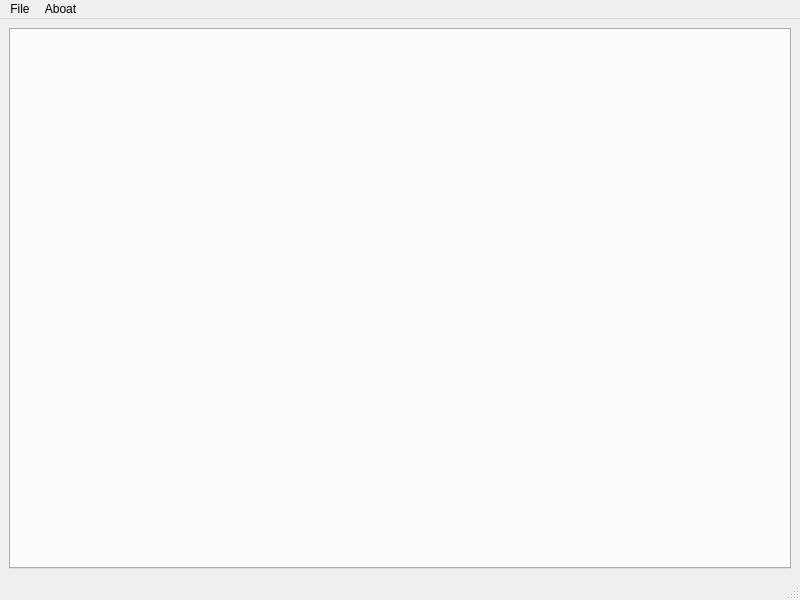
<?xml version="1.0" encoding="UTF-8"?>
<ui version="4.0">
 <class>MainWindow</class>
 <widget class="QMainWindow" name="MainWindow">
  <property name="geometry">
   <rect>
    <x>0</x>
    <y>0</y>
    <width>800</width>
    <height>600</height>
   </rect>
  </property>
  <property name="windowTitle">
   <string>MainWindow</string>
  </property>
  <widget class="QWidget" name="centralwidget">
   <layout class="QHBoxLayout" name="horizontalLayout">
    <item>
     <widget class="QTabWidget" name="tabWidget">
      <property name="currentIndex">
       <number>-1</number>
      </property>
     </widget>
    </item>
   </layout>
  </widget>
  <widget class="QMenuBar" name="menubar">
   <property name="geometry">
    <rect>
     <x>0</x>
     <y>0</y>
     <width>800</width>
     <height>33</height>
    </rect>
   </property>
   <widget class="QMenu" name="menuFile">
    <property name="title">
     <string>File</string>
    </property>
    <addaction name="actionSave"/>
    <addaction name="actionLoad"/>
    <addaction name="separator"/>
    <addaction name="actionExit"/>
   </widget>
   <widget class="QMenu" name="menuAboat">
    <property name="title">
     <string>Aboat</string>
    </property>
   </widget>
   <addaction name="menuFile"/>
   <addaction name="menuAboat"/>
  </widget>
  <widget class="QStatusBar" name="statusbar"/>
  <action name="actionSave">
   <property name="text">
    <string>Save</string>
   </property>
  </action>
  <action name="actionLoad">
   <property name="text">
    <string>Load</string>
   </property>
  </action>
  <action name="actionExit">
   <property name="text">
    <string>Exit</string>
   </property>
  </action>
 </widget>
 <resources/>
 <connections/>
</ui>
